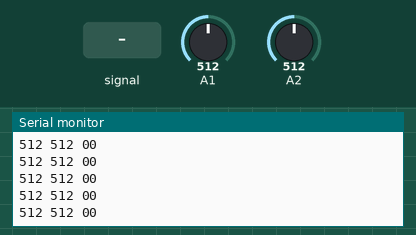
This sketch was run on a simulated Arduino Uno, built with avr-gcc and run on an emulated ATmega328P. On the bench: the last lines printed to the serial monitor. The inputs (shaded band) are chosen by the test bench; at power-on: A1 = 512, A2 = 512.

Above: at 1.2 s.
1.3 s: A1 fed a 200 Hz sine of ±460 counts around its level
At 1.8 s:
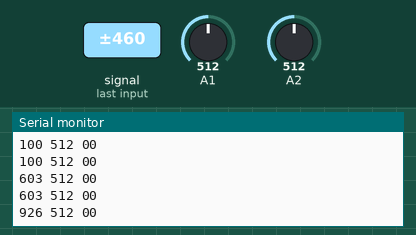
4.3 s: A1 set to 716
At 4.8 s:
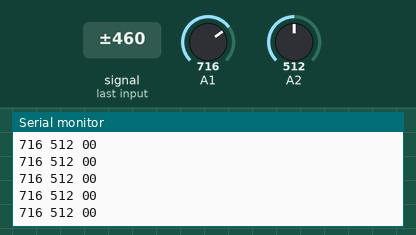
7.3 s: A2 set to 716
Timing chart, 0 to 7.8 s (numbered marks = the images above; inputs shaded):
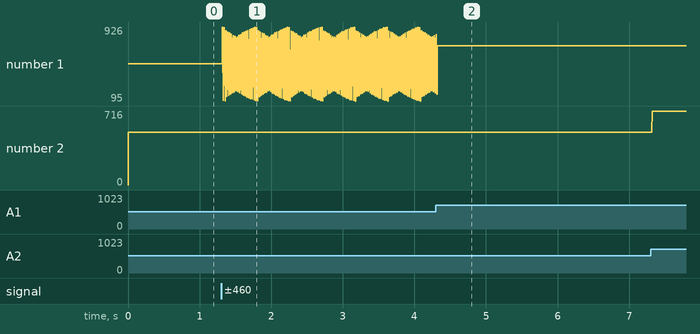

The sketch:

SharpUsage.pde
```cpp
/**
 * Test d'utilisation sur Pobot Easy de capteurs Sharp
 * (et pas un test de capteur Sharp, c.f. "oscilloscope"
 * pour visualiser le signal sortant du Sharp)
 *
 * Matériel :
 *  - un robot Pobot Easy
 *  - deux capteurs 2YOA21
 *
 * (c) Julien Holtzer pour Pobot - mai 2010
 */

#define SAMPLES  10

// pattes analogiques sur lesquelles les Sharp sont connectés
int pinLeft = 1;
int pinRight = 2;

int pin = pinLeft;

int valuesL[SAMPLES];
int valuesR[SAMPLES];

int index = 0;

// la moyenne pour gauche et droite

int valueLeft = 0;
int valueRight = 0;

// la moyenne
int moyenne = 0;

// l'angle qu'on souhaite connaitre
int result = 0;

int incr = 0;

long last = 0;

void setup()
{
  // liaison série
  Serial.begin(38400);


}

void loop()
{
  // remplir un tableau de valeurs
  if (pin == pinLeft) {
    valuesL[index] = analogRead(pin);
  }
  else {
    valuesR[index] = analogRead(pin);
  }
  index++;

  if (index >= SAMPLES) {
    // le tableau est plein, on analyse son contenu
    moyenneLeft();
    moyenneRight();
    // calcul de la moyenne
    moyenne = (valueLeft + valueRight) / 2;

    //Serial.print(millis());
    //Serial.print("\t");
    Serial.print(valueLeft);
    Serial.print(" ");
    Serial.print(valueRight);
    Serial.print(" ");
    Serial.print(0);
    Serial.print(incr);
    Serial.println();

    // repartir
    index = 0;

    if (pin == pinLeft) {
      pin = pinRight;
    }
    else {
      pin = pinLeft;
    }

    if (millis() > last + 5000) {
      // toutes les deux secondes
      incr++;
      last = millis();
    }
  }

  // en déduire la valeur fusionnée qu'on utilisera
  // soit pour de l'évitement, soit pour de la cible

  // on va d'abord tester la fuite
  // d'un angle égal (pour être parallèle à l'obstacle)

  if (valueRight < valueLeft) {
    // fuite à gauche

  }
  else {
    // fuite à droite

  }

}

int moyenneLeft(void)
{
  valueLeft = 0;
  for (int i = 0; i < SAMPLES; i++)
  {
    valueLeft += valuesL[i];
  }
  valueLeft /= SAMPLES;
}

int moyenneRight(void)
{
  valueRight = 0;
  for (int i = 0; i < SAMPLES; i++)
  {
    valueRight += valuesR[i];
  }
  valueRight /= SAMPLES;
}
```

Measured:
- after the input at 1.3 s, the serial monitor: prints a new line at once (image 1)
- plotted number 1: 512 → 775 after the input at 1.3 s
